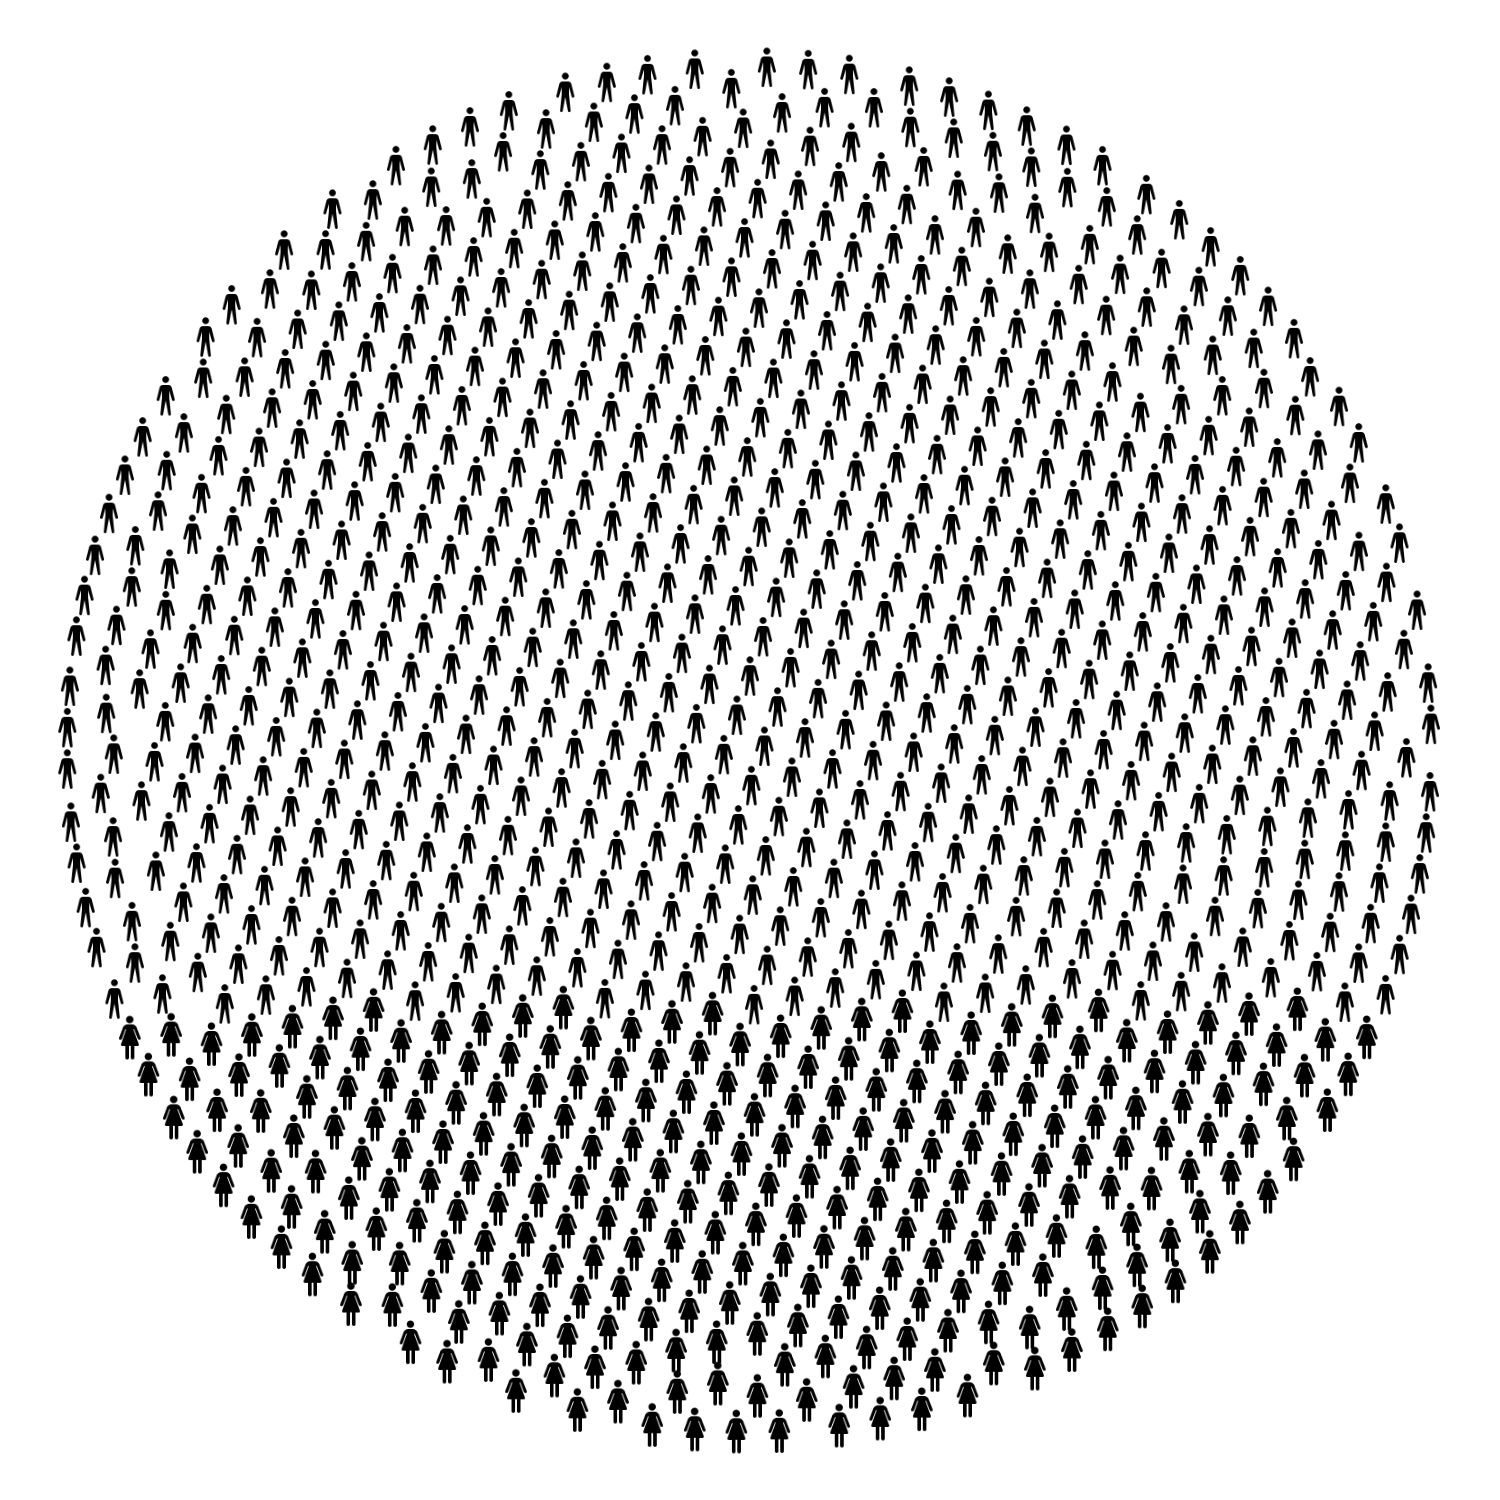

Write the R code that produced this figure.
# *****************************************************************************
#
# Script: example_plot.R
#
# Purpose: Example plot
#
# Author: Jorge Roa
#
# Email: jorgeroa@stanford.edu
#
#
# *****************************************************************************
#
# Notes:
#   
#
# *****************************************************************************

# *****************************************************************************
# *****************************************************************************

remove(list = ls())

path <- "figs/"

#* Refresh environment memory
gc()

# *****************************************************************************
#### Load packages ####
# *****************************************************************************

# Load Libraries -------------------------------------------------------

library(ggplot2) # load the library 
library(ggimage)
library(ggforce)
library(dplyr)

# *****************************************************************************
#### Load data ####

df_crc <- read.csv2("2024_09_06_COL_458510_CaDxAndDeathData.csv", sep = ",")

#get proportion of crc_cases CauseOfDeath from the data (N)

#group by CauseOfDeath and get the count of each group

df_prop <- df_crc %>% 
  group_by(CauseOfDeath) %>% 
  summarise(n = n()) %>% 
  mutate(prop = n / sum(n))


# Create proportion of CRC cases
df_crc_cases <- sample(c("CRC", "OTHER"), 1000, replace = TRUE, prob=c(df_prop$prop[1], 1-df_prop$prop[1]))

#Define the total number of dots for the plot
total_dots <- 1000

# Calculate the number of "CRC" and "OTHER" based on the proportion
n_crc <- round(df_prop$prop[1] * total_dots)
n_other <- total_dots - n_crc

# Create a vector with the appropriate number of "CRC" and "OTHER"
df_dots <- c(rep("CRC", n_crc), rep("OTHER", n_other))


# load coordinates  


df_coor_1000 <- read.table("data-raw/cci1000.txt")


#merge the migrants and coordinates data frames 

df_coor_dots <- cbind(df_coor_1000, df_dots)


df_coor_dots$icon <- "1"

df_coor_dots_2 <- df_coor_dots

df_coor_dots_2$icon <- "2"

df_coor_dots_f <- rbind(df_coor_dots, df_coor_dots_2)




ggplot(df_coor_dots, aes(x=V2, y=V3,  color=df_dots)) +
  geom_image(aes(image = ifelse(df_dots == "OTHER", "person_f.svg", "female.svg")), 
             size = 0.03) + 
  #facet_wrap(~icon) +
  theme_void()+
  theme(legend.position = "none")


ggsave("example_plot", width = 5, height = 5)


# *****************************************************************************
#Money data example
# *****************************************************************************


remotes::install_github("npaterno/data_hunter")



# *****************************************************************************
# Movie data example
# *****************************************************************************


df_movies <- read.csv2("movies.csv", sep = ",")



#group by genres and get the count of each group


df_movies_pop <- df_movies %>% 
  group_by(genres) %>% 
  summarise(n = n()) %>% 
  mutate(prop = n / sum(n))

# Define the function to group genres into 20 unique categories
group_genres <- function(genre) {
  if (grepl("Action", genre)) {
    return("Action")
  } else if (grepl("Adventure", genre)) {
    return("Adventure")
  } else if (grepl("Animation", genre)) {
    return("Animation")
  } else if (grepl("Children", genre)) {
    return("Children")
  } else if (grepl("Comedy", genre)) {
    return("Comedy")
  } else if (grepl("Crime", genre)) {
    return("Crime")
  } else if (grepl("Documentary", genre)) {
    return("Documentary")
  } else if (grepl("Drama", genre)) {
    return("Drama")
  } else if (grepl("Fantasy", genre)) {
    return("Fantasy")
  } else if (grepl("Film-Noir", genre)) {
    return("Film-Noir")
  } else if (grepl("Horror", genre)) {
    return("Horror")
  } else if (grepl("IMAX", genre)) {
    return("IMAX")
  } else if (grepl("Musical", genre)) {
    return("Musical")
  } else if (grepl("Mystery", genre)) {
    return("Mystery")
  } else if (grepl("Romance", genre)) {
    return("Romance")
  } else if (grepl("Sci-Fi", genre)) {
    return("Sci-Fi")
  } else if (grepl("Thriller", genre)) {
    return("Thriller")
  } else if (grepl("War", genre)) {
    return("War")
  } else if (grepl("Western", genre)) {
    return("Western")
  } else if (length(strsplit(genre, "\\|")[[1]]) > 4) {
    return("Hybrid")
  } else {
    return("Other")
  }
}

# Apply the function to group genres in your dataframe and calculate proportions
df_movies_pop <- df_movies %>%
  mutate(grouped_genres = sapply(genres, group_genres)) %>%  # Group genres
  group_by(grouped_genres) %>%                               # Group by the new category
  summarise(n = n()) %>%                                     # Count the number of occurrences
  mutate(prop = n / sum(n))                                  # Calculate proportions



migrant <- sample(c(df_movies_pop$grouped_genres), 500, replace = TRUE, prob=c(df_movies_pop$prop))


coor35 <- read.table("data-raw/cci500.txt")

coor35 <- coor35[order(coor35$V1), ]  # Ensure coordinates are sorted by V1


df_22 <- cbind(coor35, migrant)

#sort by V1 and add the migrant column

# 2. Now reorder the data frame by V1 and then by migrant:
df_22 <- df_22[order(df_22$V1), ]

vector_order <- df_22$migrant

df_22$migrant <- vector_order


#order the data frame by migrant
# Define your custom 20-color palette
my_colors <- c('#e6194b', '#3cb44b', '#ffe119', '#0082c8', '#f58231', 
               '#911eb4', '#46f0f0', '#f032e6', '#d2f53c', '#fabebe', 
               '#008080', '#e6beff', '#aa6e28', '#fffac8', '#800000', 
               '#aaffc3', '#808000', '#ffd8b1', '#000080', '#808080')

ggplot(df_22, aes(x=V2, y=V3,  color=migrant)) +
  geom_image(aes(image = ifelse(migrant == "Action", "person_f.svg", "person_f.svg")), 
             size = 0.03) +
  #change palette
  scale_color_manual(values = my_colors)
  

# Calculate the number of migrants per genre based on the proportion
df_movies_pop2 <- df_movies_pop %>%
  mutate(count = round(prop * total_migrants))  # Calculate exact count for each genre

# Create a migrant column with a non-randomized sample, replicating based on counts
migrant <- rep(df_movies_pop$grouped_genres, df_movies_pop$count)


# *****************************************************************************
#Money data example
# *****************************************************************************

# Load the data

df_money <- read.csv2("data-raw/gdp-world-regions-stacked-area.csv", sep = ",")

#Keep in entity the countries that have ()

df_money_w <- df_money %>% 
  filter(grepl("\\(", Entity)) %>% 
  filter(Year == 2022)

#group by entity and get the count of each group

df_money_w$Gross.domestic.product..GDP.

df_money_pop <- df_money_w %>% 
  group_by(Entity) %>% 
  summarise(GDP = sum(Gross.domestic.product..GDP.)) %>%
  mutate(prop = GDP / sum(GDP))

#sample

total_dots_v2 <- 1000

money <- sample(c(df_money_pop$Entity), total_dots_v2, replace = TRUE, prob=c(df_money_pop$prop))

#load coordinates

df_coor_100 <- read.table("data-raw/cci1000.txt")

#merge the migrants and coordinates data frames

df_coor_dots_money <- cbind(df_coor_100, money)

#order the data frame by money

vector_money <- df_coor_dots_money[order(df_coor_dots_money$money), ]

vector_order <- vector_money$money

#order the data frame by V1

df_coor_dots_money <- df_coor_dots_money[order(df_coor_dots_money$V1), ]

df_coor_dots_money$money <- vector_order


#plot

ggplot(df_coor_dots_money, aes(x=V2, y=V3,  color=money)) +
  geom_image(aes(image = ifelse(money == "United States (USA)", "dollar.svg", "dollar.svg")), 
             size = 0.02)+ 
  scale_color_brewer( palette = "Set1")



# Define the function to group entities into 20 unique categories
